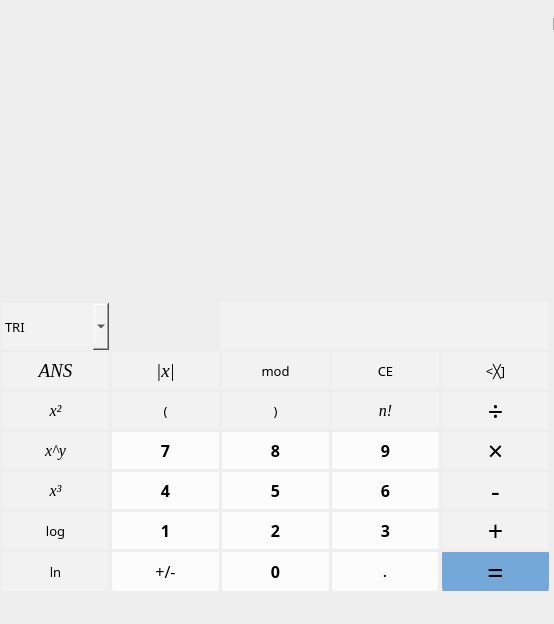
<?xml version="1.0" encoding="UTF-8"?>
<ui version="4.0">
 <class>MainWindow</class>
 <widget class="QMainWindow" name="MainWindow">
  <property name="geometry">
   <rect>
    <x>0</x>
    <y>0</y>
    <width>554</width>
    <height>624</height>
   </rect>
  </property>
  <property name="acceptDrops">
   <bool>true</bool>
  </property>
  <property name="windowTitle">
   <string>Scientific Calculator</string>
  </property>
  <property name="styleSheet">
   <string notr="true">QMainWindow{background-color:rgb(238, 238, 238);}</string>
  </property>
  <widget class="QWidget" name="centralWidget">
   <widget class="QPushButton" name="pushButton_3">
    <property name="geometry">
     <rect>
      <x>330</x>
      <y>550</y>
      <width>111</width>
      <height>41</height>
     </rect>
    </property>
    <property name="font">
     <font>
      <family>微软雅黑</family>
      <pointsize>10</pointsize>
      <weight>75</weight>
      <bold>true</bold>
     </font>
    </property>
    <property name="styleSheet">
     <string notr="true">
QPushButton 
{
 background-color: rgb(252, 252, 252);
 border-radius: 3px; 
color: rgb(0, 0, 0);
border-left: 2px solid rgb(238, 238, 238);

border-right: 3px solid  rgb(238, 238, 238);

border-top: 2px solid  rgb(238, 238, 238);

 }
 QPushButton:hover {
background-color: rgb(214, 214, 214); 
color: rgb(0, 0, 0);
}

</string>
    </property>
    <property name="text">
     <string>.</string>
    </property>
   </widget>
   <widget class="QPushButton" name="equal">
    <property name="geometry">
     <rect>
      <x>440</x>
      <y>550</y>
      <width>111</width>
      <height>41</height>
     </rect>
    </property>
    <property name="font">
     <font>
      <family>微软雅黑 Light</family>
      <pointsize>22</pointsize>
      <weight>50</weight>
      <bold>false</bold>
     </font>
    </property>
    <property name="contextMenuPolicy">
     <enum>Qt::DefaultContextMenu</enum>
    </property>
    <property name="toolTipDuration">
     <number>-1</number>
    </property>
    <property name="styleSheet">
     <string notr="true">QPushButton {
border-left: 2px solid rgb(238, 238, 238);

border-right: 2px solid  rgb(238, 238, 238);

border-top: 2px solid  rgb(238, 238, 238);

 background-color: rgb(116, 168, 216); border-radius: 3px; color: rgb(0, 0,0); } QPushButton:hover { background-color:rgb(67, 160, 217); }</string>
    </property>
    <property name="text">
     <string>=</string>
    </property>
   </widget>
   <widget class="QPushButton" name="symbol">
    <property name="geometry">
     <rect>
      <x>110</x>
      <y>550</y>
      <width>111</width>
      <height>41</height>
     </rect>
    </property>
    <property name="font">
     <font>
      <family>微软雅黑</family>
      <pointsize>12</pointsize>
      <weight>50</weight>
      <bold>false</bold>
     </font>
    </property>
    <property name="styleSheet">
     <string notr="true">QPushButton 
{
border-left: 2px solid rgb(238, 238, 238);

border-right: 2px solid  rgb(238, 238, 238);

border-top: 2px solid  rgb(238, 238, 238);

 background-color: rgb(252, 252, 252);
 border-radius: 3px; 
 color: rgb(0, 0, 0);
 }
 QPushButton:hover {
border-left: 2px solid rgb(241, 241, 241);

border-right: 2px solid rgb(241, 241, 241);

border-top: 2px solid rgb(241, 241, 241);

border-bottom: 2px solid rgb(241, 241, 241);
background-color: rgb(214, 214, 214); 
color: rgb(0, 0, 0);

}

</string>
    </property>
    <property name="text">
     <string>+/-</string>
    </property>
   </widget>
   <widget class="QPushButton" name="zero">
    <property name="geometry">
     <rect>
      <x>220</x>
      <y>550</y>
      <width>111</width>
      <height>41</height>
     </rect>
    </property>
    <property name="font">
     <font>
      <family>微软雅黑</family>
      <pointsize>12</pointsize>
      <weight>75</weight>
      <bold>true</bold>
     </font>
    </property>
    <property name="styleSheet">
     <string notr="true">QPushButton 
{
border-left: 2px solid rgb(238, 238, 238);

border-right: 2px solid  rgb(238, 238, 238);

border-top: 2px solid  rgb(238, 238, 238);

 background-color: rgb(252, 252, 252);
 border-radius: 3px; 
 color: rgb(0, 0, 0);
 }
 QPushButton:hover {
border-left: 2px solid rgb(241, 241, 241);

border-right: 2px solid rgb(241, 241, 241);

border-top: 2px solid rgb(241, 241, 241);

border-bottom: 2px solid rgb(241, 241, 241);
background-color: rgb(214, 214, 214); 
color: rgb(0, 0, 0);

}

</string>
    </property>
    <property name="text">
     <string>0</string>
    </property>
   </widget>
   <widget class="QPushButton" name="nine">
    <property name="geometry">
     <rect>
      <x>330</x>
      <y>430</y>
      <width>111</width>
      <height>41</height>
     </rect>
    </property>
    <property name="font">
     <font>
      <family>微软雅黑</family>
      <pointsize>12</pointsize>
      <weight>75</weight>
      <bold>true</bold>
     </font>
    </property>
    <property name="styleSheet">
     <string notr="true">QPushButton 
{
border-left: 2px solid rgb(238, 238, 238);

border-right: 2px solid  rgb(238, 238, 238);

border-top: 2px solid  rgb(238, 238, 238);
border-bottom: 2px solid  rgb(238, 238, 238);
 background-color: rgb(252, 252, 252);
 border-radius: 3px; 
 color: rgb(0, 0, 0);
 }
 QPushButton:hover {
border-left: 2px solid rgb(241, 241, 241);

border-right: 2px solid rgb(241, 241, 241);

border-top: 2px solid rgb(241, 241, 241);

border-bottom: 2px solid rgb(241, 241, 241);
background-color: rgb(214, 214, 214); 
color: rgb(0, 0, 0);

}

</string>
    </property>
    <property name="text">
     <string>9</string>
    </property>
   </widget>
   <widget class="QPushButton" name="seven">
    <property name="geometry">
     <rect>
      <x>110</x>
      <y>430</y>
      <width>111</width>
      <height>41</height>
     </rect>
    </property>
    <property name="font">
     <font>
      <family>微软雅黑</family>
      <pointsize>12</pointsize>
      <weight>75</weight>
      <bold>true</bold>
     </font>
    </property>
    <property name="styleSheet">
     <string notr="true">QPushButton 
{
border-left: 2px solid rgb(238, 238, 238);

border-right: 2px solid  rgb(238, 238, 238);

border-top: 2px solid  rgb(238, 238, 238);
border-bottom: 2px solid  rgb(238, 238, 238);
 background-color: rgb(252, 252, 252);
 border-radius: 3px; 
 color: rgb(0, 0, 0);
 }
 QPushButton:hover {
border-left: 2px solid rgb(241, 241, 241);

border-right: 2px solid rgb(241, 241, 241);

border-top: 2px solid rgb(241, 241, 241);

border-bottom: 2px solid rgb(241, 241, 241);
background-color: rgb(214, 214, 214); 
color: rgb(0, 0, 0);

}

</string>
    </property>
    <property name="text">
     <string>7</string>
    </property>
   </widget>
   <widget class="QPushButton" name="eight">
    <property name="geometry">
     <rect>
      <x>220</x>
      <y>430</y>
      <width>111</width>
      <height>41</height>
     </rect>
    </property>
    <property name="font">
     <font>
      <family>微软雅黑</family>
      <pointsize>12</pointsize>
      <weight>75</weight>
      <bold>true</bold>
     </font>
    </property>
    <property name="styleSheet">
     <string notr="true">QPushButton 
{
border-left: 2px solid rgb(238, 238, 238);

border-right: 2px solid  rgb(238, 238, 238);

border-top: 2px solid  rgb(238, 238, 238);
border-bottom: 2px solid  rgb(238, 238, 238);
 background-color: rgb(252, 252, 252);
 border-radius: 3px; 
 color: rgb(0, 0, 0);
 }
 QPushButton:hover {
border-left: 2px solid rgb(241, 241, 241);

border-right: 2px solid rgb(241, 241, 241);

border-top: 2px solid rgb(241, 241, 241);

border-bottom: 2px solid rgb(241, 241, 241);
background-color: rgb(214, 214, 214); 
color: rgb(0, 0, 0);

}

</string>
    </property>
    <property name="text">
     <string>8</string>
    </property>
   </widget>
   <widget class="QPushButton" name="add">
    <property name="geometry">
     <rect>
      <x>440</x>
      <y>510</y>
      <width>111</width>
      <height>41</height>
     </rect>
    </property>
    <property name="font">
     <font>
      <family>微软雅黑 Light</family>
      <pointsize>20</pointsize>
      <weight>50</weight>
      <bold>false</bold>
     </font>
    </property>
    <property name="styleSheet">
     <string notr="true">QPushButton 
{
border-left: 2px solid rgb(238, 238, 238);

border-right: 2px solid  rgb(238, 238, 238);

border-top: 2px solid  rgb(238, 238, 238);
border-bottom: 2px solid  rgb(238, 238, 238);
 background-color:rgb(242, 242, 242);
 border-radius: 3px; 
 color: rgb(0, 0, 0);
 }
 QPushButton:hover {
border-left: 2px solid rgb(241, 241, 241);

border-right: 2px solid rgb(241, 241, 241);

border-top: 2px solid rgb(241, 241, 241);

border-bottom: 2px solid rgb(241, 241, 241);
background-color: rgb(214, 214, 214); 
color: rgb(0, 0, 0);

}

</string>
    </property>
    <property name="text">
     <string>+</string>
    </property>
   </widget>
   <widget class="QPushButton" name="minus">
    <property name="geometry">
     <rect>
      <x>440</x>
      <y>470</y>
      <width>111</width>
      <height>41</height>
     </rect>
    </property>
    <property name="font">
     <font>
      <family>微软雅黑 Light</family>
      <pointsize>20</pointsize>
      <weight>50</weight>
      <bold>false</bold>
     </font>
    </property>
    <property name="styleSheet">
     <string notr="true">QPushButton 
{
border-left: 2px solid rgb(238, 238, 238);

border-right: 2px solid  rgb(238, 238, 238);

border-top: 2px solid  rgb(238, 238, 238);
border-bottom: 2px solid  rgb(238, 238, 238);
 background-color:rgb(242, 242, 242);
 border-radius: 3px; 
 color: rgb(0, 0, 0);
 }
 QPushButton:hover {
border-left: 2px solid rgb(241, 241, 241);

border-right: 2px solid rgb(241, 241, 241);

border-top: 2px solid rgb(241, 241, 241);

border-bottom: 2px solid rgb(241, 241, 241);
background-color: rgb(214, 214, 214); 
color: rgb(0, 0, 0);

}

</string>
    </property>
    <property name="text">
     <string>-</string>
    </property>
   </widget>
   <widget class="QPushButton" name="multiply">
    <property name="geometry">
     <rect>
      <x>440</x>
      <y>430</y>
      <width>111</width>
      <height>41</height>
     </rect>
    </property>
    <property name="font">
     <font>
      <family>微软雅黑 Light</family>
      <pointsize>20</pointsize>
      <weight>50</weight>
      <bold>false</bold>
     </font>
    </property>
    <property name="styleSheet">
     <string notr="true">QPushButton 
{
border-left: 2px solid rgb(238, 238, 238);

border-right: 2px solid  rgb(238, 238, 238);

border-top: 2px solid  rgb(238, 238, 238);
border-bottom: 2px solid  rgb(238, 238, 238);
 background-color:rgb(242, 242, 242);
 border-radius: 3px; 
 color: rgb(0, 0, 0);
 }
 QPushButton:hover {
border-left: 2px solid rgb(241, 241, 241);

border-right: 2px solid rgb(241, 241, 241);

border-top: 2px solid rgb(241, 241, 241);

border-bottom: 2px solid rgb(241, 241, 241);
background-color: rgb(214, 214, 214); 
color: rgb(0, 0, 0);

}

</string>
    </property>
    <property name="text">
     <string>×</string>
    </property>
   </widget>
   <widget class="QPushButton" name="six">
    <property name="geometry">
     <rect>
      <x>330</x>
      <y>470</y>
      <width>111</width>
      <height>41</height>
     </rect>
    </property>
    <property name="font">
     <font>
      <family>微软雅黑</family>
      <pointsize>12</pointsize>
      <weight>75</weight>
      <bold>true</bold>
     </font>
    </property>
    <property name="styleSheet">
     <string notr="true">QPushButton 
{
border-left: 2px solid rgb(238, 238, 238);

border-right: 2px solid  rgb(238, 238, 238);

border-top: 2px solid  rgb(238, 238, 238);
border-bottom: 2px solid  rgb(238, 238, 238);
 background-color: rgb(252, 252, 252);
 border-radius: 3px; 
 color: rgb(0, 0, 0);
 }
 QPushButton:hover {
border-left: 2px solid rgb(241, 241, 241);

border-right: 2px solid rgb(241, 241, 241);

border-top: 2px solid rgb(241, 241, 241);

border-bottom: 2px solid rgb(241, 241, 241);
background-color: rgb(214, 214, 214); 
color: rgb(0, 0, 0);

}

</string>
    </property>
    <property name="text">
     <string>6</string>
    </property>
   </widget>
   <widget class="QPushButton" name="four">
    <property name="geometry">
     <rect>
      <x>110</x>
      <y>470</y>
      <width>111</width>
      <height>41</height>
     </rect>
    </property>
    <property name="font">
     <font>
      <family>微软雅黑</family>
      <pointsize>12</pointsize>
      <weight>75</weight>
      <bold>true</bold>
     </font>
    </property>
    <property name="styleSheet">
     <string notr="true">QPushButton 
{
border-left: 2px solid rgb(238, 238, 238);

border-right: 2px solid  rgb(238, 238, 238);

border-top: 2px solid  rgb(238, 238, 238);
border-bottom: 2px solid  rgb(238, 238, 238);
 background-color: rgb(252, 252, 252);
 border-radius: 3px; 
 color: rgb(0, 0, 0);
 }
 QPushButton:hover {
border-left: 2px solid rgb(241, 241, 241);

border-right: 2px solid rgb(241, 241, 241);

border-top: 2px solid rgb(241, 241, 241);

border-bottom: 2px solid rgb(241, 241, 241);
background-color: rgb(214, 214, 214); 
color: rgb(0, 0, 0);

}

</string>
    </property>
    <property name="text">
     <string>4</string>
    </property>
   </widget>
   <widget class="QPushButton" name="five">
    <property name="geometry">
     <rect>
      <x>220</x>
      <y>470</y>
      <width>111</width>
      <height>41</height>
     </rect>
    </property>
    <property name="font">
     <font>
      <family>微软雅黑</family>
      <pointsize>12</pointsize>
      <weight>75</weight>
      <bold>true</bold>
     </font>
    </property>
    <property name="styleSheet">
     <string notr="true">QPushButton 
{
border-left: 2px solid rgb(238, 238, 238);

border-right: 2px solid  rgb(238, 238, 238);

border-top: 2px solid  rgb(238, 238, 238);
border-bottom: 2px solid  rgb(238, 238, 238);
 background-color: rgb(252, 252, 252);
 border-radius: 3px; 
 color: rgb(0, 0, 0);
 }
 QPushButton:hover {
border-left: 2px solid rgb(241, 241, 241);

border-right: 2px solid rgb(241, 241, 241);

border-top: 2px solid rgb(241, 241, 241);

border-bottom: 2px solid rgb(241, 241, 241);
background-color: rgb(214, 214, 214); 
color: rgb(0, 0, 0);

}

</string>
    </property>
    <property name="text">
     <string>5</string>
    </property>
   </widget>
   <widget class="QPushButton" name="three">
    <property name="geometry">
     <rect>
      <x>330</x>
      <y>510</y>
      <width>111</width>
      <height>41</height>
     </rect>
    </property>
    <property name="font">
     <font>
      <family>微软雅黑</family>
      <pointsize>12</pointsize>
      <weight>75</weight>
      <bold>true</bold>
     </font>
    </property>
    <property name="styleSheet">
     <string notr="true">QPushButton 
{
border-left: 2px solid rgb(238, 238, 238);

border-right: 2px solid  rgb(238, 238, 238);

border-top: 2px solid  rgb(238, 238, 238);
border-bottom: 2px solid  rgb(238, 238, 238);
 background-color: rgb(252, 252, 252);
 border-radius: 3px; 
 color: rgb(0, 0, 0);
 }
 QPushButton:hover {
border-left: 2px solid rgb(241, 241, 241);

border-right: 2px solid rgb(241, 241, 241);

border-top: 2px solid rgb(241, 241, 241);

border-bottom: 2px solid rgb(241, 241, 241);
background-color: rgb(214, 214, 214); 
color: rgb(0, 0, 0);

}

</string>
    </property>
    <property name="text">
     <string>3</string>
    </property>
   </widget>
   <widget class="QPushButton" name="one">
    <property name="geometry">
     <rect>
      <x>110</x>
      <y>510</y>
      <width>111</width>
      <height>41</height>
     </rect>
    </property>
    <property name="font">
     <font>
      <family>微软雅黑</family>
      <pointsize>12</pointsize>
      <weight>75</weight>
      <bold>true</bold>
     </font>
    </property>
    <property name="styleSheet">
     <string notr="true">QPushButton 
{
border-left: 2px solid rgb(238, 238, 238);

border-right: 2px solid  rgb(238, 238, 238);

border-top: 2px solid  rgb(238, 238, 238);
border-bottom: 2px solid  rgb(238, 238, 238);
 background-color: rgb(252, 252, 252);
 border-radius: 3px; 
 color: rgb(0, 0, 0);
 }
 QPushButton:hover {
border-left: 2px solid rgb(241, 241, 241);

border-right: 2px solid rgb(241, 241, 241);

border-top: 2px solid rgb(241, 241, 241);

border-bottom: 2px solid rgb(241, 241, 241);
background-color: rgb(214, 214, 214); 
color: rgb(0, 0, 0);

}

</string>
    </property>
    <property name="text">
     <string>1</string>
    </property>
   </widget>
   <widget class="QPushButton" name="two">
    <property name="geometry">
     <rect>
      <x>220</x>
      <y>510</y>
      <width>111</width>
      <height>41</height>
     </rect>
    </property>
    <property name="font">
     <font>
      <family>微软雅黑</family>
      <pointsize>12</pointsize>
      <weight>75</weight>
      <bold>true</bold>
     </font>
    </property>
    <property name="styleSheet">
     <string notr="true">QPushButton 
{
border-left: 2px solid rgb(238, 238, 238);

border-right: 2px solid  rgb(238, 238, 238);

border-top: 2px solid  rgb(238, 238, 238);
border-bottom: 2px solid  rgb(238, 238, 238);
 background-color: rgb(252, 252, 252);
 border-radius: 3px; 
 color: rgb(0, 0, 0);
 }
 QPushButton:hover {
border-left: 2px solid rgb(241, 241, 241);

border-right: 2px solid rgb(241, 241, 241);

border-top: 2px solid rgb(241, 241, 241);

border-bottom: 2px solid rgb(241, 241, 241);
background-color: rgb(214, 214, 214); 
color: rgb(0, 0, 0);

}

</string>
    </property>
    <property name="text">
     <string>2</string>
    </property>
   </widget>
   <widget class="QPushButton" name="divide">
    <property name="geometry">
     <rect>
      <x>440</x>
      <y>390</y>
      <width>111</width>
      <height>41</height>
     </rect>
    </property>
    <property name="font">
     <font>
      <family>微软雅黑 Light</family>
      <pointsize>20</pointsize>
      <weight>50</weight>
      <bold>false</bold>
     </font>
    </property>
    <property name="styleSheet">
     <string notr="true">QPushButton 
{
border-left: 2px solid rgb(238, 238, 238);

border-right: 2px solid  rgb(238, 238, 238);

border-top: 2px solid  rgb(238, 238, 238);
border-bottom: 2px solid  rgb(238, 238, 238);
 background-color:rgb(242, 242, 242);
 border-radius: 3px; 
 color: rgb(0, 0, 0);
 }
 QPushButton:hover {
border-left: 2px solid rgb(241, 241, 241);

border-right: 2px solid rgb(241, 241, 241);

border-top: 2px solid rgb(241, 241, 241);

border-bottom: 2px solid rgb(241, 241, 241);
background-color: rgb(214, 214, 214); 
color: rgb(0, 0, 0);

}

</string>
    </property>
    <property name="text">
     <string>÷</string>
    </property>
   </widget>
   <widget class="QPushButton" name="factorial">
    <property name="geometry">
     <rect>
      <x>330</x>
      <y>390</y>
      <width>111</width>
      <height>41</height>
     </rect>
    </property>
    <property name="font">
     <font>
      <family>Times New Roman</family>
      <pointsize>12</pointsize>
      <weight>50</weight>
      <italic>true</italic>
      <bold>false</bold>
     </font>
    </property>
    <property name="styleSheet">
     <string notr="true">QPushButton 
{
border-left: 2px solid rgb(238, 238, 238);

border-right: 2px solid  rgb(238, 238, 238);

border-top: 2px solid  rgb(238, 238, 238);
border-bottom: 2px solid  rgb(238, 238, 238);
 background-color:rgb(242, 242, 242);
 border-radius: 3px; 
 color: rgb(0, 0, 0);
 }
 QPushButton:hover {
border-left: 2px solid rgb(241, 241, 241);

border-right: 2px solid rgb(241, 241, 241);

border-top: 2px solid rgb(241, 241, 241);

border-bottom: 2px solid rgb(241, 241, 241);
background-color: rgb(214, 214, 214); 
color: rgb(0, 0, 0);

}

</string>
    </property>
    <property name="text">
     <string>n!</string>
    </property>
   </widget>
   <widget class="QPushButton" name="LeftB">
    <property name="geometry">
     <rect>
      <x>220</x>
      <y>390</y>
      <width>111</width>
      <height>41</height>
     </rect>
    </property>
    <property name="font">
     <font>
      <family>微软雅黑</family>
      <pointsize>10</pointsize>
      <weight>50</weight>
      <italic>false</italic>
      <bold>false</bold>
     </font>
    </property>
    <property name="styleSheet">
     <string notr="true">QPushButton 
{
border-left: 2px solid rgb(238, 238, 238);

border-right: 2px solid  rgb(238, 238, 238);

border-top: 2px solid  rgb(238, 238, 238);
border-bottom: 2px solid  rgb(238, 238, 238);
 background-color:rgb(242, 242, 242);
 border-radius: 3px; 
 color: rgb(0, 0, 0);
 }
 QPushButton:hover {
border-left: 2px solid rgb(241, 241, 241);

border-right: 2px solid rgb(241, 241, 241);

border-top: 2px solid rgb(241, 241, 241);

border-bottom: 2px solid rgb(241, 241, 241);
background-color: rgb(214, 214, 214); 
color: rgb(0, 0, 0);

}

</string>
    </property>
    <property name="text">
     <string>)</string>
    </property>
   </widget>
   <widget class="QPushButton" name="square">
    <property name="geometry">
     <rect>
      <x>0</x>
      <y>390</y>
      <width>111</width>
      <height>41</height>
     </rect>
    </property>
    <property name="font">
     <font>
      <family>Times New Roman</family>
      <pointsize>12</pointsize>
      <weight>50</weight>
      <italic>true</italic>
      <bold>false</bold>
     </font>
    </property>
    <property name="styleSheet">
     <string notr="true">QPushButton 
{
border-left: 2px solid rgb(238, 238, 238);

border-right: 2px solid  rgb(238, 238, 238);

border-top: 2px solid  rgb(238, 238, 238);
border-bottom: 2px solid  rgb(238, 238, 238);
 background-color:rgb(242, 242, 242);
 border-radius: 3px; 
 color: rgb(0, 0, 0);
 }
 QPushButton:hover {
border-left: 2px solid rgb(241, 241, 241);

border-right: 2px solid rgb(241, 241, 241);

border-top: 2px solid rgb(241, 241, 241);

border-bottom: 2px solid rgb(241, 241, 241);
background-color: rgb(214, 214, 214); 
color: rgb(0, 0, 0);

}

</string>
    </property>
    <property name="text">
     <string>x²</string>
    </property>
   </widget>
   <widget class="QPushButton" name="rightB">
    <property name="geometry">
     <rect>
      <x>110</x>
      <y>390</y>
      <width>111</width>
      <height>41</height>
     </rect>
    </property>
    <property name="font">
     <font>
      <family>微软雅黑</family>
      <pointsize>10</pointsize>
      <weight>50</weight>
      <italic>false</italic>
      <bold>false</bold>
     </font>
    </property>
    <property name="styleSheet">
     <string notr="true">QPushButton 
{
border-left: 2px solid rgb(238, 238, 238);

border-right: 2px solid  rgb(238, 238, 238);

border-top: 2px solid  rgb(238, 238, 238);
border-bottom: 2px solid  rgb(238, 238, 238);
 background-color:rgb(242, 242, 242);
 border-radius: 3px; 
 color: rgb(0, 0, 0);
 }
 QPushButton:hover {
border-left: 2px solid rgb(241, 241, 241);

border-right: 2px solid rgb(241, 241, 241);

border-top: 2px solid rgb(241, 241, 241);

border-bottom: 2px solid rgb(241, 241, 241);
background-color: rgb(214, 214, 214); 
color: rgb(0, 0, 0);

}

</string>
    </property>
    <property name="text">
     <string>(</string>
    </property>
   </widget>
   <widget class="QPushButton" name="ln">
    <property name="geometry">
     <rect>
      <x>0</x>
      <y>550</y>
      <width>111</width>
      <height>41</height>
     </rect>
    </property>
    <property name="font">
     <font>
      <family>微软雅黑</family>
      <pointsize>10</pointsize>
      <weight>50</weight>
      <italic>false</italic>
      <bold>false</bold>
     </font>
    </property>
    <property name="styleSheet">
     <string notr="true">QPushButton 
{
border-left: 2px solid rgb(238, 238, 238);

border-right: 2px solid  rgb(238, 238, 238);

border-top: 2px solid  rgb(238, 238, 238);

 background-color:rgb(242, 242, 242);
 border-radius: 3px; 
 color: rgb(0, 0, 0);
 }
 QPushButton:hover {
border-left: 2px solid rgb(241, 241, 241);

border-right: 2px solid rgb(241, 241, 241);

border-top: 2px solid rgb(241, 241, 241);

border-bottom: 2px solid rgb(241, 241, 241);
background-color: rgb(214, 214, 214); 
color: rgb(0, 0, 0);

}

</string>
    </property>
    <property name="text">
     <string>ln</string>
    </property>
   </widget>
   <widget class="QPushButton" name="log">
    <property name="geometry">
     <rect>
      <x>0</x>
      <y>510</y>
      <width>111</width>
      <height>41</height>
     </rect>
    </property>
    <property name="font">
     <font>
      <family>微软雅黑</family>
      <pointsize>10</pointsize>
      <weight>50</weight>
      <italic>false</italic>
      <bold>false</bold>
     </font>
    </property>
    <property name="styleSheet">
     <string notr="true">QPushButton 
{
border-left: 2px solid rgb(238, 238, 238);

border-right: 2px solid  rgb(238, 238, 238);

border-top: 2px solid  rgb(238, 238, 238);
border-bottom: 2px solid  rgb(238, 238, 238);
 background-color:rgb(242, 242, 242);
 border-radius: 3px; 
 color: rgb(0, 0, 0);
 }
 QPushButton:hover {
border-left: 2px solid rgb(241, 241, 241);

border-right: 2px solid rgb(241, 241, 241);

border-top: 2px solid rgb(241, 241, 241);

border-bottom: 2px solid rgb(241, 241, 241);
background-color: rgb(214, 214, 214); 
color: rgb(0, 0, 0);

}

</string>
    </property>
    <property name="text">
     <string>log</string>
    </property>
   </widget>
   <widget class="QPushButton" name="cube">
    <property name="geometry">
     <rect>
      <x>0</x>
      <y>470</y>
      <width>111</width>
      <height>41</height>
     </rect>
    </property>
    <property name="font">
     <font>
      <family>Times New Roman</family>
      <pointsize>12</pointsize>
      <weight>50</weight>
      <italic>true</italic>
      <bold>false</bold>
     </font>
    </property>
    <property name="styleSheet">
     <string notr="true">QPushButton 
{
border-left: 2px solid rgb(238, 238, 238);

border-right: 2px solid  rgb(238, 238, 238);

border-top: 2px solid  rgb(238, 238, 238);
border-bottom: 2px solid  rgb(238, 238, 238);
 background-color:rgb(242, 242, 242);
 border-radius: 3px; 
 color: rgb(0, 0, 0);
 }
 QPushButton:hover {
border-left: 2px solid rgb(241, 241, 241);

border-right: 2px solid rgb(241, 241, 241);

border-top: 2px solid rgb(241, 241, 241);

border-bottom: 2px solid rgb(241, 241, 241);
background-color: rgb(214, 214, 214); 
color: rgb(0, 0, 0);

}

</string>
    </property>
    <property name="text">
     <string>x³</string>
    </property>
   </widget>
   <widget class="QPushButton" name="exp">
    <property name="geometry">
     <rect>
      <x>0</x>
      <y>430</y>
      <width>111</width>
      <height>41</height>
     </rect>
    </property>
    <property name="font">
     <font>
      <family>Times New Roman</family>
      <pointsize>12</pointsize>
      <weight>50</weight>
      <italic>true</italic>
      <bold>false</bold>
     </font>
    </property>
    <property name="styleSheet">
     <string notr="true">QPushButton 
{
border-left: 2px solid rgb(238, 238, 238);

border-right: 2px solid  rgb(238, 238, 238);

border-top: 2px solid  rgb(238, 238, 238);
border-bottom: 2px solid  rgb(238, 238, 238);
 background-color:rgb(242, 242, 242);
 border-radius: 3px; 
 color: rgb(0, 0, 0);
 }
 QPushButton:hover {
border-left: 2px solid rgb(241, 241, 241);

border-right: 2px solid rgb(241, 241, 241);

border-top: 2px solid rgb(241, 241, 241);

border-bottom: 2px solid rgb(241, 241, 241);
background-color: rgb(214, 214, 214); 
color: rgb(0, 0, 0);

}

</string>
    </property>
    <property name="text">
     <string>x^y</string>
    </property>
   </widget>
   <widget class="QPushButton" name="abs">
    <property name="geometry">
     <rect>
      <x>110</x>
      <y>350</y>
      <width>111</width>
      <height>41</height>
     </rect>
    </property>
    <property name="font">
     <font>
      <family>Times New Roman</family>
      <pointsize>14</pointsize>
      <weight>50</weight>
      <italic>true</italic>
      <bold>false</bold>
     </font>
    </property>
    <property name="styleSheet">
     <string notr="true">QPushButton 
{
border-left: 2px solid rgb(238, 238, 238);

border-right: 2px solid  rgb(238, 238, 238);

border-top: 2px solid  rgb(238, 238, 238);
border-bottom: 2px solid  rgb(238, 238, 238);
 background-color:rgb(242, 242, 242);
 border-radius: 3px; 
 color: rgb(0, 0, 0);
 }
 QPushButton:hover {
border-left: 2px solid rgb(241, 241, 241);

border-right: 2px solid rgb(241, 241, 241);

border-top: 2px solid rgb(241, 241, 241);

border-bottom: 2px solid rgb(241, 241, 241);
background-color: rgb(214, 214, 214); 
color: rgb(0, 0, 0);

}

</string>
    </property>
    <property name="text">
     <string>|x|</string>
    </property>
   </widget>
   <widget class="QPushButton" name="re">
    <property name="geometry">
     <rect>
      <x>0</x>
      <y>350</y>
      <width>111</width>
      <height>41</height>
     </rect>
    </property>
    <property name="font">
     <font>
      <family>Times New Roman</family>
      <pointsize>14</pointsize>
      <weight>50</weight>
      <italic>true</italic>
      <bold>false</bold>
     </font>
    </property>
    <property name="styleSheet">
     <string notr="true">QPushButton 
{
border-left: 2px solid rgb(238, 238, 238);

border-right: 2px solid  rgb(238, 238, 238);

border-top: 2px solid  rgb(238, 238, 238);
border-bottom: 2px solid  rgb(238, 238, 238);
 background-color:rgb(242, 242, 242);
 border-radius: 3px; 
 color: rgb(0, 0, 0);
 }
 QPushButton:hover {
border-left: 2px solid rgb(241, 241, 241);

border-right: 2px solid rgb(241, 241, 241);

border-top: 2px solid rgb(241, 241, 241);

border-bottom: 2px solid rgb(241, 241, 241);
background-color: rgb(214, 214, 214); 
color: rgb(0, 0, 0);

}

</string>
    </property>
    <property name="text">
     <string>ANS</string>
    </property>
   </widget>
   <widget class="QPushButton" name="mod">
    <property name="geometry">
     <rect>
      <x>220</x>
      <y>350</y>
      <width>111</width>
      <height>41</height>
     </rect>
    </property>
    <property name="font">
     <font>
      <family>微软雅黑</family>
      <pointsize>10</pointsize>
      <weight>50</weight>
      <italic>false</italic>
      <bold>false</bold>
     </font>
    </property>
    <property name="styleSheet">
     <string notr="true">QPushButton 
{
border-left: 2px solid rgb(238, 238, 238);

border-right: 2px solid  rgb(238, 238, 238);

border-top: 2px solid  rgb(238, 238, 238);
border-bottom: 2px solid  rgb(238, 238, 238);
 background-color:rgb(242, 242, 242);
 border-radius: 3px; 
 color: rgb(0, 0, 0);
 }
 QPushButton:hover {
border-left: 2px solid rgb(241, 241, 241);

border-right: 2px solid rgb(241, 241, 241);

border-top: 2px solid rgb(241, 241, 241);

border-bottom: 2px solid rgb(241, 241, 241);
background-color: rgb(214, 214, 214); 
color: rgb(0, 0, 0);

}

</string>
    </property>
    <property name="text">
     <string>mod</string>
    </property>
   </widget>
   <widget class="QPushButton" name="clearBut">
    <property name="geometry">
     <rect>
      <x>330</x>
      <y>350</y>
      <width>111</width>
      <height>41</height>
     </rect>
    </property>
    <property name="font">
     <font>
      <family>微软雅黑</family>
      <pointsize>10</pointsize>
      <weight>50</weight>
      <italic>false</italic>
      <bold>false</bold>
     </font>
    </property>
    <property name="styleSheet">
     <string notr="true">QPushButton 
{
border-left: 2px solid rgb(238, 238, 238);

border-right: 2px solid  rgb(238, 238, 238);

border-top: 2px solid  rgb(238, 238, 238);
border-bottom: 2px solid  rgb(238, 238, 238);
 background-color:rgb(242, 242, 242);
 border-radius: 3px; 
 color: rgb(0, 0, 0);
 }
 QPushButton:hover {
border-left: 2px solid rgb(241, 241, 241);

border-right: 2px solid rgb(241, 241, 241);

border-top: 2px solid rgb(241, 241, 241);

border-bottom: 2px solid rgb(241, 241, 241);
background-color: rgb(214, 214, 214); 
color: rgb(0, 0, 0);

}

</string>
    </property>
    <property name="text">
     <string>CE</string>
    </property>
   </widget>
   <widget class="QPushButton" name="clearOne">
    <property name="geometry">
     <rect>
      <x>440</x>
      <y>350</y>
      <width>111</width>
      <height>41</height>
     </rect>
    </property>
    <property name="font">
     <font>
      <family>微软雅黑</family>
      <pointsize>10</pointsize>
      <weight>50</weight>
      <italic>false</italic>
      <bold>false</bold>
     </font>
    </property>
    <property name="styleSheet">
     <string notr="true">QPushButton 
{
border-left: 2px solid rgb(238, 238, 238);

border-right: 2px solid  rgb(238, 238, 238);

border-top: 2px solid  rgb(238, 238, 238);
border-bottom: 2px solid  rgb(238, 238, 238);
 background-color:rgb(242, 242, 242);
 border-radius: 3px; 
 color: rgb(0, 0, 0);
 }
 QPushButton:hover {
border-left: 2px solid rgb(241, 241, 241);

border-right: 2px solid rgb(241, 241, 241);

border-top: 2px solid rgb(241, 241, 241);

border-bottom: 2px solid rgb(241, 241, 241);
background-color: rgb(214, 214, 214); 
color: rgb(0, 0, 0);

}

</string>
    </property>
    <property name="text">
     <string>&lt;╳]</string>
    </property>
   </widget>
   <widget class="QComboBox" name="trigBox">
    <property name="geometry">
     <rect>
      <x>0</x>
      <y>301</y>
      <width>111</width>
      <height>51</height>
     </rect>
    </property>
    <property name="font">
     <font>
      <family>微软雅黑</family>
      <pointsize>10</pointsize>
     </font>
    </property>
    <property name="styleSheet">
     <string notr="true">QComboBox
{
border-left: 2px solid rgb(238, 238, 238);

border-right: 2px solid  rgb(238, 238, 238);

border-top: 2px solid  rgb(238, 238, 238);
border-bottom: 2px solid  rgb(238, 238, 238);
 background-color:rgb(242, 242, 242);
 border-radius: 3px; 
 color: rgb(0, 0, 0);
 }
QComboBox:hover {
border-left: 2px solid rgb(241, 241, 241);

border-right: 2px solid rgb(241, 241, 241);

border-top: 2px solid rgb(241, 241, 241);

border-bottom: 2px solid rgb(241, 241, 241);
background-color: rgb(214, 214, 214); 
color: rgb(0, 0, 0);

}</string>
    </property>
    <item>
     <property name="text">
      <string>TRI</string>
     </property>
    </item>
    <item>
     <property name="text">
      <string>sin</string>
     </property>
    </item>
    <item>
     <property name="text">
      <string>cos</string>
     </property>
    </item>
    <item>
     <property name="text">
      <string>tan</string>
     </property>
    </item>
   </widget>
   <widget class="QWidget" name="widget" native="true">
    <property name="geometry">
     <rect>
      <x>220</x>
      <y>300</y>
      <width>331</width>
      <height>51</height>
     </rect>
    </property>
    <property name="styleSheet">
     <string notr="true">QWidget
{
border-left: 2px solidrgb(242, 242, 242);

border-right: 2px solid  rgb(238, 238, 238);

border-top: 2px solid  rgb(238, 238, 238);
border-bottom: 2px solid  rgb(238, 238, 238);
 background-color:rgb(242, 242, 242);
 }</string>
    </property>
   </widget>
   <widget class="QGroupBox" name="jilu">
    <property name="geometry">
     <rect>
      <x>550</x>
      <y>10</y>
      <width>401</width>
      <height>581</height>
     </rect>
    </property>
    <property name="font">
     <font>
      <family>微软雅黑</family>
      <pointsize>12</pointsize>
      <weight>75</weight>
      <bold>true</bold>
     </font>
    </property>
    <property name="styleSheet">
     <string notr="true">QGroupBox{border:none}</string>
    </property>
    <property name="title">
     <string>History</string>
    </property>
    <widget class="QTextEdit" name="histoyText">
     <property name="geometry">
      <rect>
       <x>10</x>
       <y>70</y>
       <width>391</width>
       <height>511</height>
      </rect>
     </property>
     <property name="font">
      <font>
       <family>微软雅黑</family>
       <pointsize>11</pointsize>
       <weight>75</weight>
       <italic>false</italic>
       <bold>true</bold>
      </font>
     </property>
     <property name="styleSheet">
      <string notr="true">QTextEdit
{
 	background-color:rgb(238, 238, 238);
 	border-radius: 3px; 
 	color: rgb(0, 0, 0);
 }</string>
     </property>
    </widget>
   </widget>
   <widget class="QLineEdit" name="input">
    <property name="geometry">
     <rect>
      <x>0</x>
      <y>170</y>
      <width>541</width>
      <height>121</height>
     </rect>
    </property>
    <property name="font">
     <font>
      <family>黑体</family>
      <pointsize>20</pointsize>
      <weight>75</weight>
      <italic>false</italic>
      <bold>true</bold>
     </font>
    </property>
    <property name="styleSheet">
     <string notr="true">QLineEdit
{
 	background-color:rgb(238, 238, 238);
 	border-radius: 3px; 
 	color: rgb(0, 0, 0);
 }</string>
    </property>
   </widget>
   <widget class="QLineEdit" name="formula">
    <property name="geometry">
     <rect>
      <x>0</x>
      <y>60</y>
      <width>541</width>
      <height>101</height>
     </rect>
    </property>
    <property name="font">
     <font>
      <family>微软雅黑</family>
      <pointsize>10</pointsize>
      <weight>50</weight>
      <italic>false</italic>
      <bold>false</bold>
     </font>
    </property>
    <property name="styleSheet">
     <string notr="true">QLineEdit
{
 	background-color:rgb(238, 238, 238);
 	border-radius: 3px; 
 	color:rgb(111, 111, 111);
	font: 10pt &quot;微软雅黑&quot;;
 }</string>
    </property>
   </widget>
  </widget>
 </widget>
 <layoutdefault spacing="6" margin="11"/>
 <resources/>
 <connections/>
</ui>
